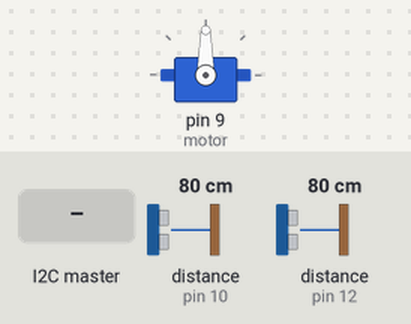
Bench run of a sketch on a simulated Arduino Uno, built with avr-gcc and run on an emulated ATmega328P. On the bench: servo. Wiring (inferred from the names in the program): 2 × ultrasonic range finder: trigger pin 11, echo pin 10 / trigger pin 13, echo pin 12. The test bench sets the inputs (shaded band); at power-on: distance to the obstacle (sensors on pin 10, pin 12) 80 cm. The echo pulse lasts 58.3 µs per cm.

Above: at 1.2 s.
1.3 s: the I2C master sends the byte 1
At 2.1 s:
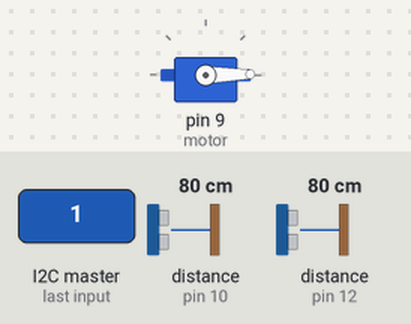
2.8 s: the I2C master sends the byte 200
At 3.5 s:
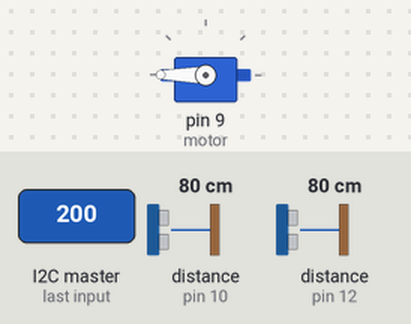
4.3 s: the I2C master sends the byte 90
At 4.8 s:
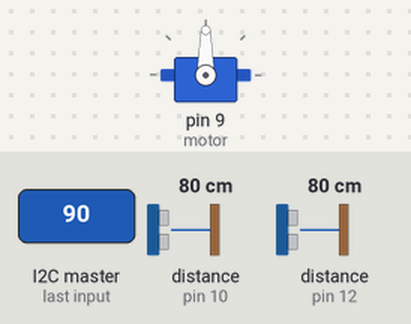
Timing chart, 0 to 7.3 s (numbered marks = the images above; inputs shaded):
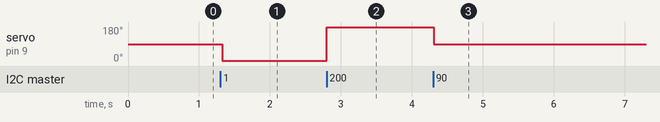

The sketch:

pid_full.ino
```cpp
#include <Wire.h>
#include <Servo.h>

#define SLAVE_ADDRESS 0x04
Servo motor;

// Sensor definitions
int echoPinX = 10;
int trigPinX = 11;
int echoPinY = 12;
int trigPinY = 13;
float inchesX = 0;
float inchesY = 0;

byte send_data[4];


void setup() {
  // put your setup code here, to run once:
  Wire.begin(SLAVE_ADDRESS);
  Wire.onReceive(receiveData);
  Wire.onRequest(sendData);

  motor.attach(9);
  pinMode(trigPinX, OUTPUT);
  pinMode(echoPinX, INPUT);
  pinMode(trigPinY, OUTPUT);
  pinMode(echoPinY, INPUT);

  Serial.begin(9600);
}

void loop() {
  // put your main code here, to run repeatedly:
  inchesX = readUltrasonic(trigPinX, echoPinX);
  inchesY = readUltrasonic(trigPinY, echoPinY);
  delay(100);
}

float readUltrasonic(int trigPin, int echoPin){
  digitalWrite(trigPin, LOW);
  delayMicroseconds(5);
  digitalWrite(trigPin, HIGH);
  delayMicroseconds(10);
  digitalWrite(trigPin, LOW);

  pinMode(echoPin, INPUT);
  float duration = pulseIn(echoPin, HIGH);
  float inches = (duration/2) / 74;   // Divide by 74 or multiply by 0.0135
  return inches;
}

void ingest(int data){
  motor.write(data);
//  Serial.println(data);
}

void receiveData(int byteCount){
  while(Wire.available()){
    int data = Wire.read();
    ingest(data);
  }
}

void float_to_bytes(float v){
  Serial.print("Value: ");
  Serial.println(v);
}

void edit_send_array(byte to_add[], int s, int e){
  Serial.print("Length: ");
  Serial.println(sizeof(to_add) / sizeof(to_add[0]));
  for(int i = s; i < e; i++){
    send_data[i] = to_add[i-s];
  }
}

void sendData(){
    Serial.print("Data:");
    Serial.println(inchesX);

    union cvt {
      float val;
      unsigned char byte_array[4];
    } x;
    x.val = inchesX;
    union cvt2 {
      float val;
      unsigned char byte_array[4];
    } y;
    y.val = inchesY;

    byte data[8];
    for(int i = 0; i < 4; i++){ data[i] = x.byte_array[i];}
    for(int i = 4; i < 8; i++){ data[i] = y.byte_array[i-4];}

//    unsigned char ultra1 = float_to_bytes(inchesX);
//    unsigned char ultra2 = float_to_bytes(inchesY);
//    edit_send_array(ultra1, 0, 4);
//    edit_send_array(ultra2, 4, 8);
    Wire.write(data, 8);
}
```

Measured:
- after the input at 1.3 s, servo on pin 9 (motor): 90° → 1° at once
- after the input at 2.8 s, servo on pin 9 (motor): 1° → 180° at once
- after the input at 4.3 s, servo on pin 9 (motor): 180° → 90° at once
